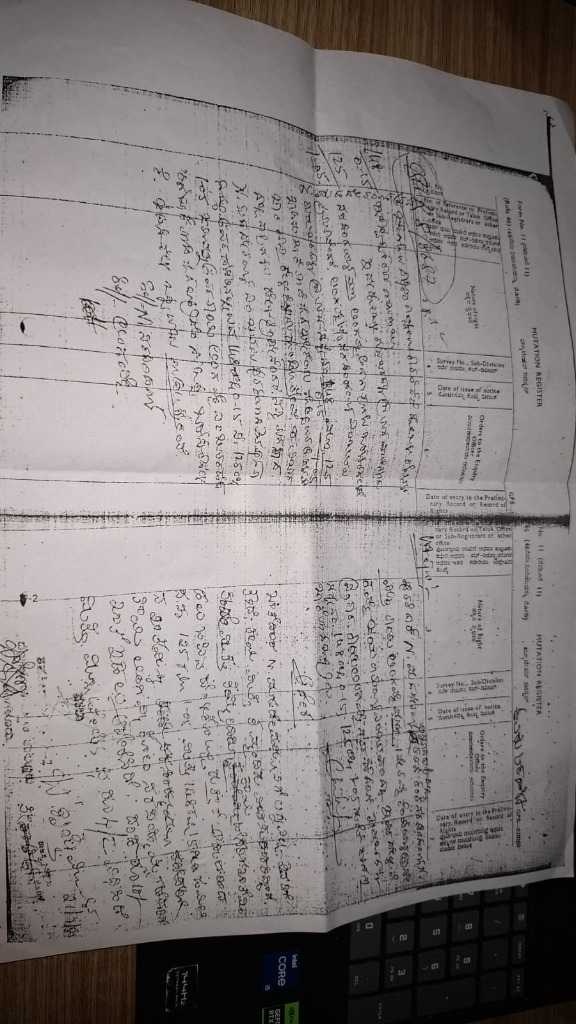
#> input picture doc2.jpeg, 576 x 1024 px, found by its file name
$ python test_crop.py
#> lines starting #> are read from the running program, lines starting #| are printed output that depends on the picture
#> further down, img is the input picture: PIL image 576x1024 RGB; mean R, G, B 136, 130, 129.1
import sys
sys.path.insert(0, ".")
import src
import cv2
import numpy as np
from PIL import Image

def detect_paper_margins(pil_img):
    gray = np.array(pil_img.convert("L"))
    h, w = gray.shape
#> h = 1024; w = 576

    # Analyze row brightness profiles
    row_means = np.mean(gray, axis=1)
#> row_means = 1024 values, max 188 at index 501, min 11.27 at index 1000, mean 131.7
    col_means = np.mean(gray, axis=0)
#> col_means = 576 values, max 159 at index 129, min 77.07 at index 575, mean 131.7

    paper_median = np.median(gray[int(h*0.2):int(h*0.8), int(w*0.2):int(w*0.8)])
#> paper_median = 172
    thresh = paper_median * 0.55
#> thresh = 94.6
    print(f"Paper median: {paper_median:.1f}, background threshold: {thresh:.1f}")
#| Paper median: 172.0, background threshold: 94.6

    # Top margin
    top = 0
    while top < h * 0.2 and row_means[top] < thresh:
        top += 1
#> this loop made 58 passes
#> after the loop, top = 58

    # Bottom margin
    bottom = h - 1
#> bottom = 1023
    while bottom > h * 0.8 and row_means[bottom] < thresh:
        bottom -= 1
#> this loop made 131 passes
#> bottom on passes 1 to 12: 1022, 1021, 1020, 1019, 1018, 1017, 1016, 1015, 1014, 1013, 1012, 1011
#> after the loop, bottom = 892

    # Left margin
    left = 0
    while left < w * 0.2 and col_means[left] < thresh:
        left += 1
#> this loop made 0 passes
#> after the loop, left = 0

    # Right margin
    right = w - 1
#> right = 575
    while right > w * 0.8 and col_means[right] < thresh:
        right -= 1
#> this loop made 40 passes
#> right on passes 1 to 12: 574, 573, 572, 571, 570, 569, 568, 567, 566, 565, 564, 563
#> after the loop, right = 535

    print(f"Original size: ({w}, {h}) -> Cropped bbox: (left={left}, top={top}, right={right}, bottom={bottom})")
#| Original size: (576, 1024) -> Cropped bbox: (left=0, top=58, right=535, bottom=892)
    cropped = pil_img.crop((left, top, right + 1, bottom + 1))
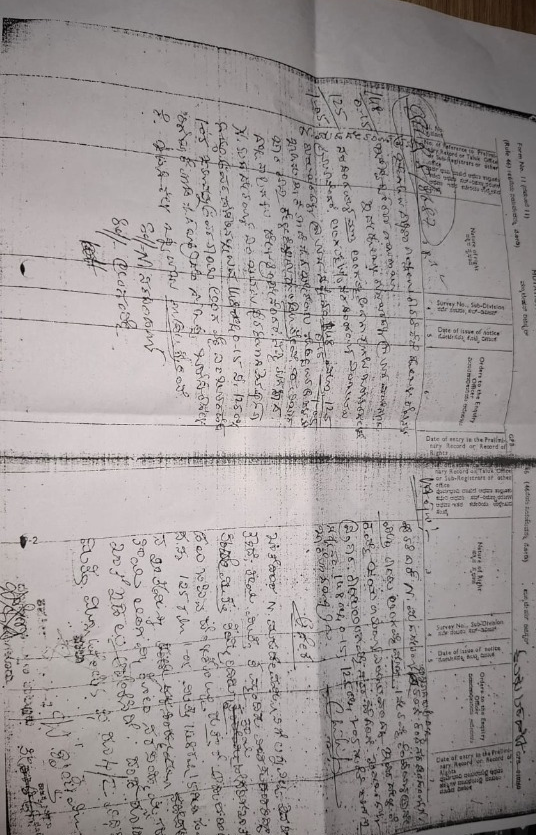
#> cropped: PIL image 536x835 RGB; mean R, G, B 158.3, 152.1, 151.9
    return cropped

img = Image.open("doc2.jpeg")
detect_paper_margins(img)
